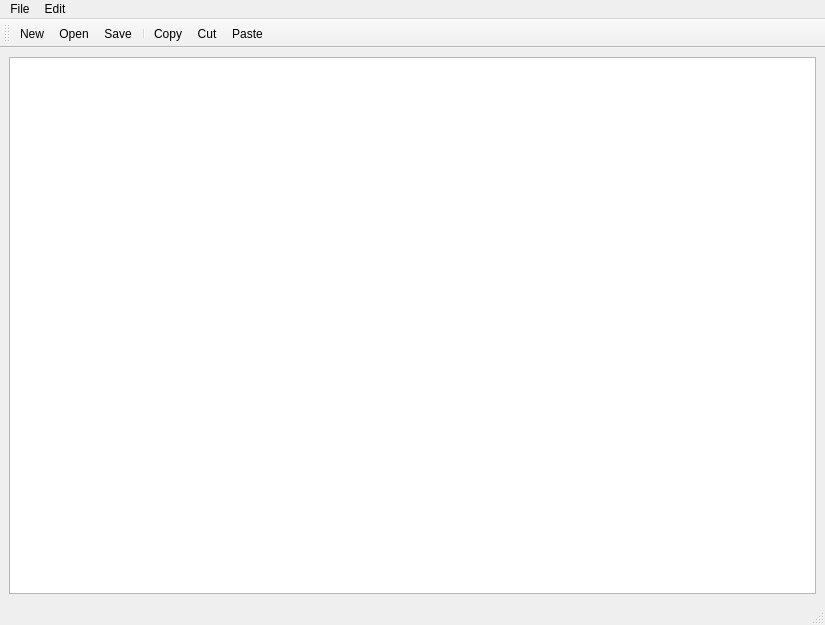
<?xml version="1.0" encoding="UTF-8"?>
<ui version="4.0">
 <class>MainWindow</class>
 <widget class="QMainWindow" name="MainWindow">
  <property name="geometry">
   <rect>
    <x>0</x>
    <y>0</y>
    <width>825</width>
    <height>625</height>
   </rect>
  </property>
  <property name="windowTitle">
   <string>MainWindow</string>
  </property>
  <widget class="QWidget" name="centralwidget">
   <layout class="QVBoxLayout" name="verticalLayout">
    <item>
     <widget class="QTextEdit" name="plainTextEdit"/>
    </item>
   </layout>
  </widget>
  <widget class="QMenuBar" name="menubar">
   <property name="geometry">
    <rect>
     <x>0</x>
     <y>0</y>
     <width>825</width>
     <height>22</height>
    </rect>
   </property>
   <widget class="QMenu" name="menuFile">
    <property name="title">
     <string>File</string>
    </property>
    <addaction name="actionNew"/>
    <addaction name="actionOpen"/>
    <addaction name="actionSave"/>
   </widget>
   <widget class="QMenu" name="menuEdit">
    <property name="title">
     <string>Edit</string>
    </property>
    <addaction name="actionCopy"/>
    <addaction name="actionCut"/>
    <addaction name="actionPaste"/>
    <addaction name="separator"/>
    <addaction name="actionSelectAll"/>
   </widget>
   <addaction name="menuFile"/>
   <addaction name="menuEdit"/>
  </widget>
  <widget class="QStatusBar" name="statusbar"/>
  <widget class="QToolBar" name="toolBar">
   <property name="windowTitle">
    <string>toolBar</string>
   </property>
   <attribute name="toolBarArea">
    <enum>TopToolBarArea</enum>
   </attribute>
   <attribute name="toolBarBreak">
    <bool>false</bool>
   </attribute>
   <addaction name="actionNew"/>
   <addaction name="actionOpen"/>
   <addaction name="actionSave"/>
   <addaction name="separator"/>
   <addaction name="actionCopy"/>
   <addaction name="actionCut"/>
   <addaction name="actionPaste"/>
  </widget>
  <action name="actionNew">
   <property name="text">
    <string>New</string>
   </property>
  </action>
  <action name="actionOpen">
   <property name="text">
    <string>Open</string>
   </property>
  </action>
  <action name="actionSave">
   <property name="text">
    <string>Save</string>
   </property>
  </action>
  <action name="actionCopy">
   <property name="text">
    <string>Copy</string>
   </property>
  </action>
  <action name="actionPaste">
   <property name="text">
    <string>Paste</string>
   </property>
  </action>
  <action name="actionCut">
   <property name="text">
    <string>Cut</string>
   </property>
  </action>
  <action name="actionSelectAll">
   <property name="text">
    <string>SelectAll</string>
   </property>
  </action>
 </widget>
 <resources/>
 <connections/>
</ui>
